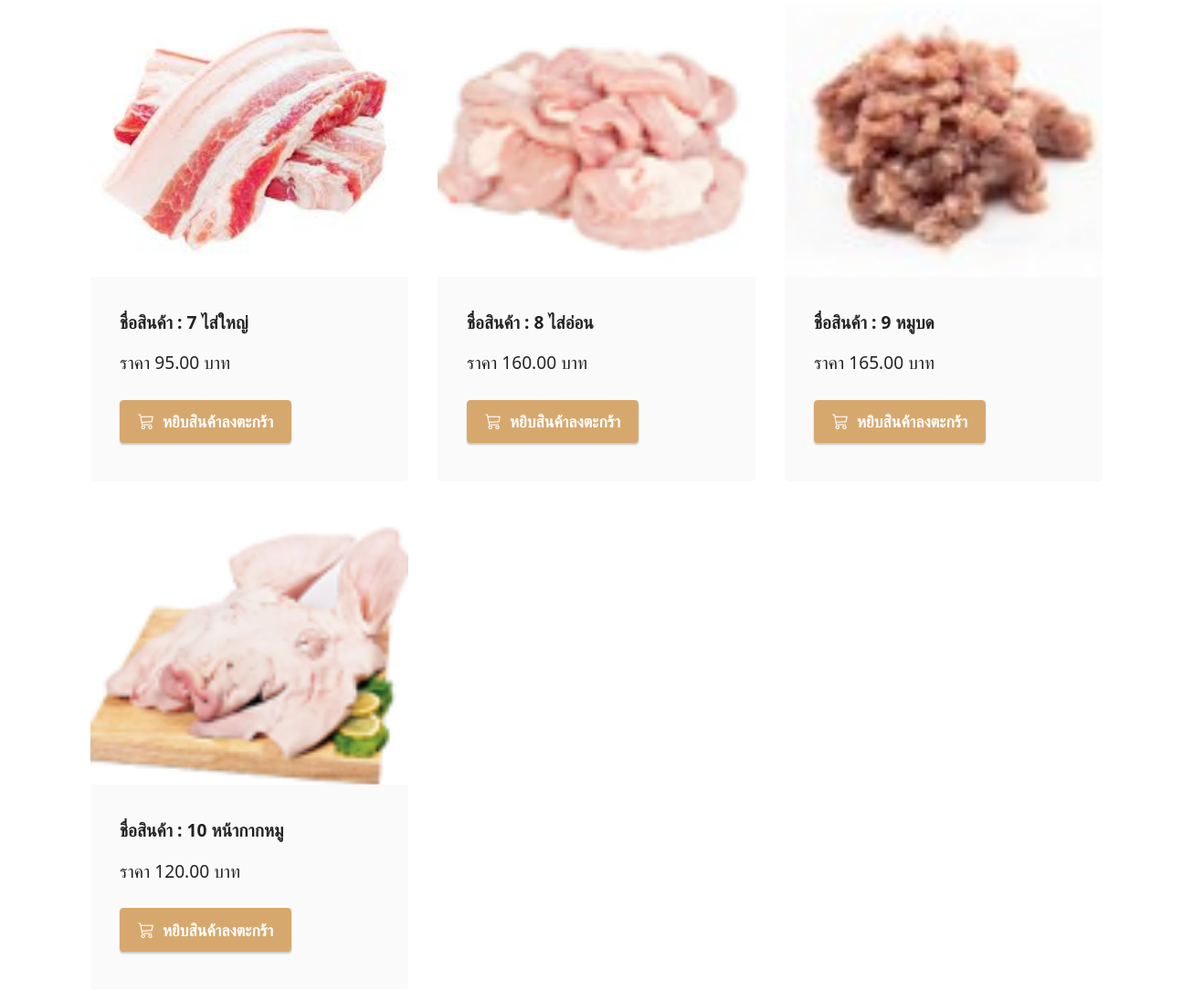
The page /product/ (middle part) on the database as committed earlier.
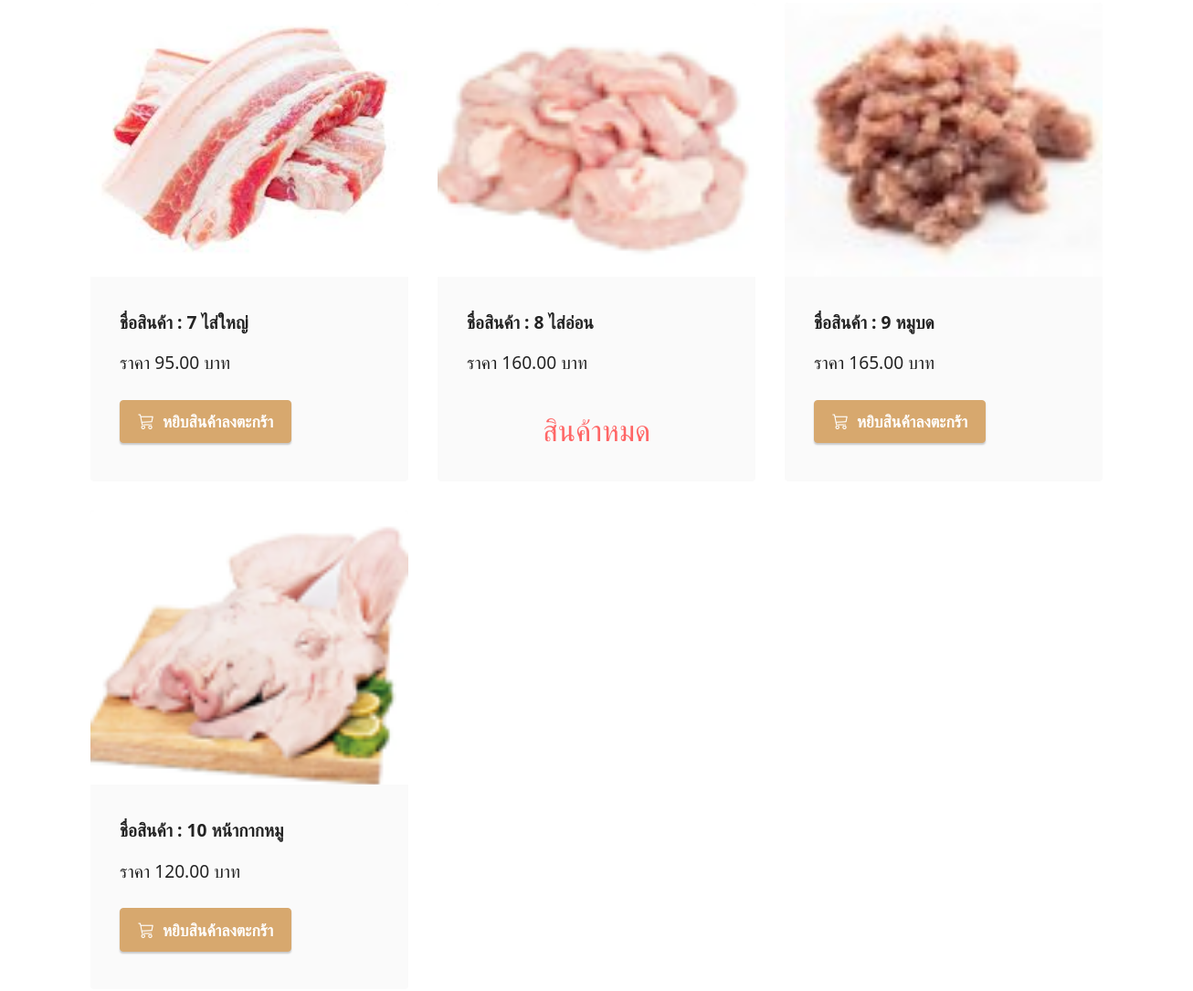
The same page on the database as committed later.
### productapp/models.py (models this page shows, shortened)
class Product1(models.Model):
    category = models.ForeignKey('Category',on_delete=models.CASCADE,null=True,verbose_name="หมวดหมู่สินค้า")
    name = models.CharField("ชื่อสินค้า", max_length=100)
    description = models.TextField("รายละเอียดสินค้า", max_length=500)
    price = models.DecimalField("ราคาขาย", max_digits=10, decimal_places=2)
    stock = models.DecimalField("จำนวนในสต๊อก", max_digits=10, decimal_places=2)
    is_trending = models.BooleanField("สินค้าแนะนำ", default=False)
    image = models.ImageField("รูปสินค้า", upload_to="product")
    profitprice = models.DecimalField("ราคากำไร", max_digits=10, decimal_places=2)
    created_at = models.DateTimeField("วันที่เพิ่มสินค้า", auto_now_add=True)
    updated_at = models.DateTimeField("วันที่แก้ไขล่าสุด", auto_now=True)
    barcode = models.CharField("บาร์โค้ด", max_length=13, unique=True)
    class Meta:
        verbose_name = "Product"
        verbose_name_plural = "รายการสินค้า"

### productapp/views.py (the view)
# urls.py: path('product/',views.product_list,name='product1'),
def product_list(request):
     all_product=Product1.objects.all().order_by("category") # เรียกลำดับจากชื่อสินค้า ถ้าเป็นการเพิ่ม order_by ตัวนี้จะมีการเชื่อมโยงกับ Product.html
     page=request.GET.get("page") # ดึงค่า parameter page เพิ่อระบุว่าผู้ใช้ต้องการดูหน้าที่เท่าไหร่ ถ้าไม่มี parametre page ใน url ค่านี้จะเป็น  None
     paginator=Paginator(all_product,10) #สร้าง object Paginator เพื่อแบ่งข้อมูล all_product ออกเป็นหน้า page โดยแต่ล่ะหน้าจะแสดงข้อมูล 3 รายการ
     all_product=paginator.get_page(page) #ดึงข้อมูลของหน้าที่ผู้ชายที่จะต้องการดู (ตามค่า page ที่ได้จาก url ) ถ้า page เป็น None  หรือไม่ถูกต้อง (เช่น มากกว่าจำนวณหน้าทั้งหมด ) จะดึงข้อมูลหน้าแรกมาให้โดยอัตโนมัติ
     return render (request,"product.html",{"all_product":all_product}) #ทำการดึงค่าตัวแปรมาเก็บไว้แล้ว Return กับไป

### productapp/templates/product.html (shortened to what this page needs)
{% extends "layout.html"%}
{% load humanize %}
{% block content%}
<section class="content2 cid-tsEQSCqggh" id="content2-2">
    <div class="container">
        <div class="row mt-4">
        {% for Product1 in all_product %}
        <div class="item features-image сol-12 col-md-6 col-lg-4">
            <div class="item-wrapper">
                <div class="item-img">
                    <a href="{% url 'productDetail' Product1.id %}">
                        <img src="{{ Product1.image.url }}" >
                    </a>
                </div>
                <div class="item-content">
                    <h6 class="item-subtitle mbr-fonts-style mt-1 display-7">
                        <strong>ชื่อสินค้า : {{Product1.name}}</strong>
                    </h6>
                    <p class="mbr-text mbr-fonts-style mt-3 display-7">ราคา {{Product1.price | intcomma}} บาท</p>
                </div>
                <div class="mbr-section-btn item-footer mt-2">
                    {%if Product1.stock <= 0 %}
                         <h2 class="text-secondary text-center" t>สินค้าหมด</h2>
                    {% else %}
                        <a href="{% url 'addCart' Product1.id %}" class="btn btn-primary display-4">
                             <i class="bi bi-cart3"></i></i>&nbsp;
                                หยิบสินค้าลงตะกร้า
                         </a>
                     {% endif %}
                </div>
            </div>
        </div>
        {% endfor %}
    </div>
</section>
{% endblock%}

Rows that differ between the two databases and show on the page:
changed Product1 "8 ไส่อ่อน": stock "หยิบสินค้าลงตะกร้า" → "สินค้าหมด"
